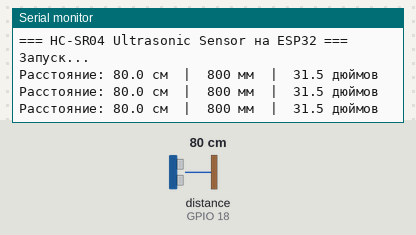
A sketch run on a simulated ESP32. Shown: the last lines printed to the serial monitor. Wiring (inferred from the names in the program): ultrasonic range finder: trigger GPIO 5; echo GPIO 18. The inputs (shaded band) are chosen by the test bench; at power-on: distance to the obstacle (sensor on GPIO 18) 80 cm. The echo pulse lasts 58.3 µs per cm.

Above: at 2.2 s.
2.3 s: distance to the obstacle (sensor on GPIO 18) set to 2 cm
At 2.9 s:
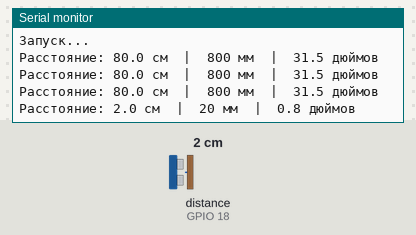
3.8 s: distance to the obstacle (sensor on GPIO 18) set to 4 cm
At 4.4 s:
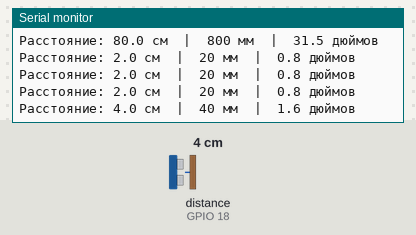
Timing chart, 0 to 6.8 s (numbered marks = the images above; inputs shaded):
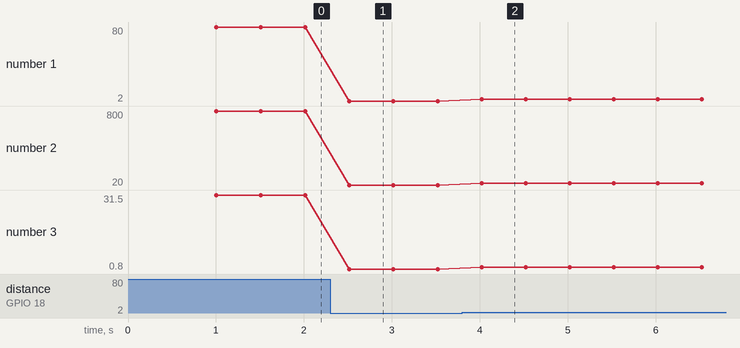

Measured:
- after the input at 2.3 s, the serial monitor: prints a new line after 0.22 s (image 1)
- after the input at 3.8 s, the serial monitor: prints a new line after 0.22 s (image 2)
- plotted number 1: 80 → 2 after the input at 2.3 s, 2 → 4 after the input at 3.8 s
- plotted number 2: 800 → 20 after the input at 2.3 s, 20 → 40 after the input at 3.8 s
- plotted number 3: 31.5 → 0.8 after the input at 2.3 s, 0.8 → 1.6 after the input at 3.8 s

The sketch:

run_HC-SR04.ino
```cpp
// Простой код для HC-SR04 на ESP32
#define TRIG_PIN  5    // GPIO5  - Trig
#define ECHO_PIN  18   // GPIO18 - Echo

void setup() {
  Serial.begin(115200);        // Для ESP32 лучше использовать 115200
  pinMode(TRIG_PIN, OUTPUT);
  pinMode(ECHO_PIN, INPUT);

  Serial.println("=== HC-SR04 Ultrasonic Sensor на ESP32 ===");
  Serial.println("Запуск...");
  delay(1000);
}

void loop() {
  // Отправляем импульс
  digitalWrite(TRIG_PIN, LOW);
  delayMicroseconds(2);
  digitalWrite(TRIG_PIN, HIGH);
  delayMicroseconds(10);
  digitalWrite(TRIG_PIN, LOW);

  // Измеряем время отклика
  long duration = pulseIn(ECHO_PIN, HIGH);

  // Расчёт расстояния в сантиметрах
  float distance_cm = duration * 0.0343 / 2;

  // Расчёт в миллиметрах и дюймах (для удобства)
  float distance_mm = distance_cm * 10;
  float distance_inch = distance_cm / 2.54;

  // Вывод в Serial Monitor
  Serial.print("Расстояние: ");
  Serial.print(distance_cm, 1);      // 1 знак после запятой
  Serial.print(" см  |  ");
  Serial.print(distance_mm, 0);
  Serial.print(" мм  |  ");
  Serial.print(distance_inch, 1);
  Serial.println(" дюймов");

  // Дополнительная информация о длительности импульса
  // Serial.print("Время импульса: ");
  // Serial.print(duration);
  // Serial.println(" мкс");

  delay(500);  // Измеряем 2 раза в секунду
}
```
